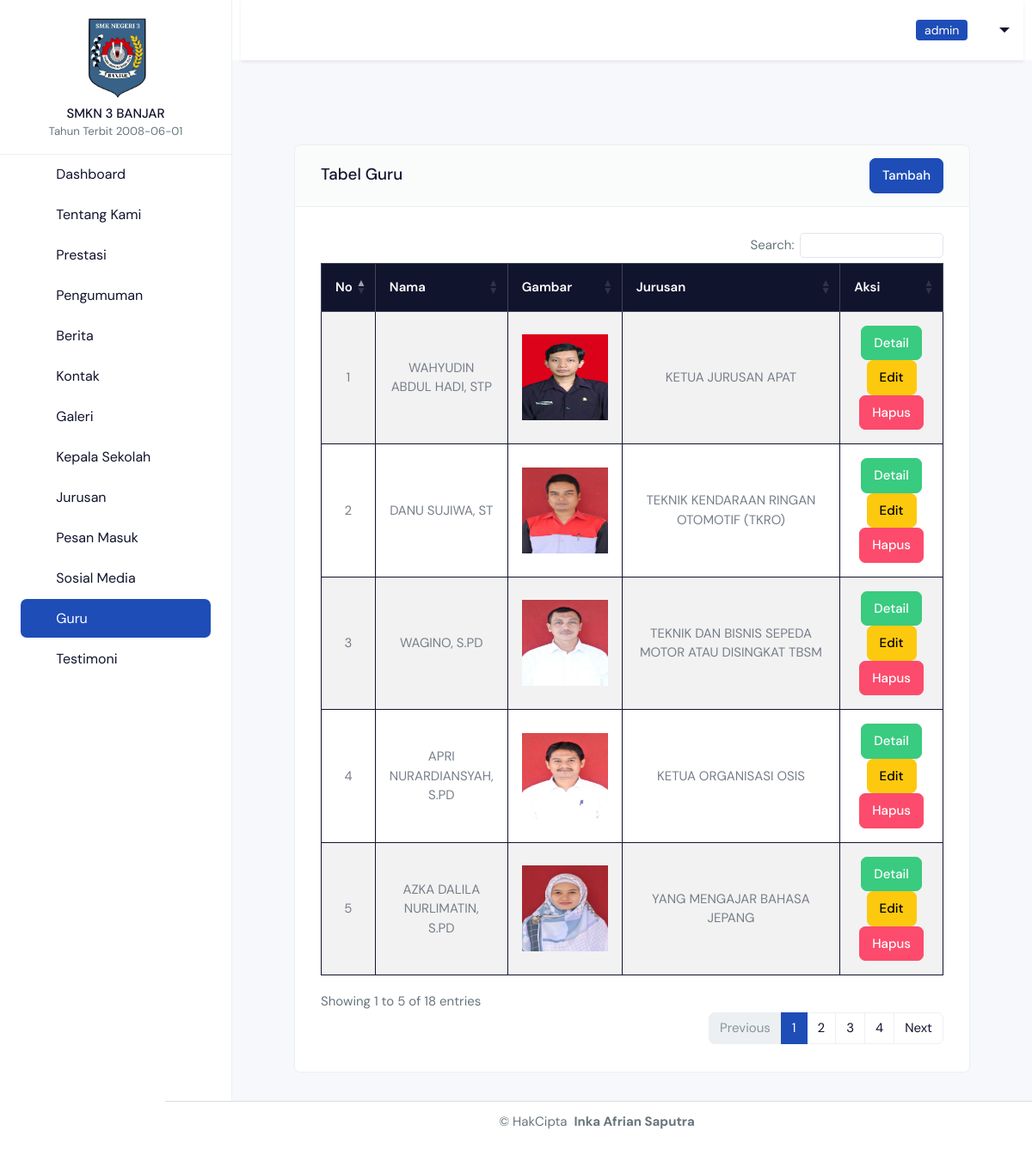
/backend/pages/teachers/index.php (signed in), run on the app's committed database.
### tables this page shows
CREATE TABLE `abouts` (
  `id` bigint NOT NULL,
  `school_name` varchar(255) NOT NULL,
  `school_logo` text NOT NULL,
  `school_banner` varchar(200) NOT NULL,
  `school_video` varchar(255) DEFAULT NULL,
  `school_tagline` varchar(255) NOT NULL,
  `school_description` text NOT NULL,
  `since` date NOT NULL,
  `alamat` varchar(255) NOT NULL
);

CREATE TABLE `teachers` (
  `id` bigint NOT NULL,
  `teachers_name` varchar(255) NOT NULL,
  `teachers_photo` text NOT NULL,
  `teachers_major` text NOT NULL,
  `gender` enum('Laki-laki','Perempuan') DEFAULT NULL
);

### backend/pages/teachers/index.php (the view, shortened to what this page needs)
<?php
include '../../partials/header.php';
include '../../partials/sidebar.php';
include '../../partials/navbar.php';
$qabout = "SELECT * FROM teachers";
$result = mysqli_query($connect, $qabout) or die(mysqli_error($connect));
?>
      <div id="layoutSidenav_content">
                <main>
                    <div class="container-fluid px-4 mt-5">
                        <div class="card mb-4">
                            <div class="card-header d-flex align-item-center justify-content-between">
                                <h5 class="mt-2">Tabel Guru</h5>
                            <a href="./create.php" class="btn btn-primary">Tambah</a>
                            </div>
                            <div class="card-body">
                               <table class="table table-bordered border-dark text-center align-middle table-striped">
                              <thead class="table-dark">
                            <tr>
                                <th>No</th>
                                <th>Nama</th>
                                <th>Gambar</th>
                                <th>Jurusan</th>
                                <th>Aksi</th>
                            </tr>
                        </thead>
                        <tbody>
                            <?php
                              $no = 1;
                         if (mysqli_num_rows($result) > 0):
                                while($item = $result->fetch_object()):
                            ?>
                                <tr>
                                   <td><?= $no++?></td>
                                   <td class="text-uppercase" style="width: 20%;" ><?= $item->teachers_name?></td>
                                   <td>
                                       <img src="../../../storages/teachers/<?=$item->teachers_photo?>"
                                       alt="gambar" width="100" height="100">
                                    </td>
                                    <td class="text-uppercase" style="width: 35%;" ><?= $item->teachers_major?></td>
                                     <td>
                                        <a href="./detail.php?id=<?= $item->id ?>" class="btn btn-success">Detail</a>
                                        <a href="./edit.php?id=<?= $item->id ?>" class="btn btn-warning">Edit</a>
                                         <?php if (isset($_SESSION['user_role']) && $_SESSION['user_role'] === 'admin'): ?>
                            <a href="../../action/teachers/delete.php?id=<?= $item->id ?>" class="btn btn-danger" onclick="return confirm('apakah anda yakin?')">Hapus</a>
                        <?php endif; ?>
                                    </td>
                                </tr>
                               <?php
                          endwhile;
                            else:
                            ?>
                            <tr>
                                <td colspan="5">Data tidak ditemukan</td>
                            </tr>
                            <?php endif; ?>
                        </tbody>
                    </table>
                </div>
            </div>
        </div>
<?php
    include '../../partials/footer.php';
    include '../../partials/script.php';
?>

### backend/partials/sidebar.php (shortened to what this page needs)
<?php
$userRole = isset($_SESSION['user_role']) ? strtolower($_SESSION['user_role']) : null;
$qAbouts = "SELECT * FROM abouts LIMIT 1";
$result = mysqli_query($connect, $qAbouts) or die(mysqli_error($connect));
$item = $result->fetch_object();
?>
<body class="d-flex flex-column min-vh-100">
  <div class="page-wrapper" id="main-wrapper" data-layout="vertical" data-navbarbg="skin6" data-sidebartype="full"
    data-sidebar-position="fixed" data-header-position="fixed">
    <aside class="left-sidebar flex-shrink-0">
      <div>
        <div class="text-center py-3 border-bottom">
            <img src="../../../storages/about/<?= $item->school_logo ?>"
                alt="Logo Sekolah"
                class="img-fluid mb-2"
                style="max-width: 80px; height: auto; object-fit: contain; background: transparent;">
            <h6 class="text-dark fw-bold text-uppercase mb-0"><?= $item->school_name ?></h6>
            <small class="text-dark-50">Tahun Terbit <?= $item->since ?></small>
        </div>
        <nav class="sidebar-nav scroll-sidebar" data-simplebar="">
          <ul id="sidebarnav">
           <li class="sidebar-item">
  <a class="sidebar-link"  href="../dashboard/index.php">
    <i class="ti ti-layout-dashboard"></i>
    <span class="hide-menu">Dashboard</span>
  </a>
</li>
<?php if ($userRole === 'admin'): ?>
<li class="sidebar-item">
   <a class="sidebar-link  <?= ($current_dir == 'about') ? 'active' : '' ?>" href="../about/index.php">
    <i class="ti ti-info-circle"></i>
    <span class="hide-menu">Tentang Kami</span>
  </a>
</li>
<?php endif; ?>
<li class="sidebar-item">
  <a class="sidebar-link  <?= ($current_dir == 'achievement') ? 'active' : '' ?>" href="../achievement/index.php">
    <i class="ti ti-trophy"></i>
    <span class="hide-menu">Prestasi</span>
  </a>
</li>
<li class="sidebar-item">
  <a class="sidebar-link  <?= ($current_dir == 'announcements') ? 'active' : '' ?>" href="../announcements/index.php">
    <i class="ti ti-speakerphone"></i>
    <span class="hide-menu">Pengumuman</span>
  </a>
</li>
<li class="sidebar-item">
  <a class="sidebar-link  <?= ($current_dir == 'blog') ? 'active' : '' ?>" href="../blog/index.php">
    <i class="ti ti-notebook"></i>
    <span class="hide-menu">Berita</span>
  </a>
</li>
<?php if ($userRole === 'admin'): ?>
<li class="sidebar-item">
  <a class="sidebar-link  <?= ($current_dir == 'contact') ? 'active' : '' ?>" href="../contact/index.php">
    <i class="ti ti-phone"></i>
    <span class="hide-menu">Kontak</span>
  </a>
</li>
<?php endif; ?>
<li class="sidebar-item">
  <a class="sidebar-link  <?= ($current_dir == 'galleries') ? 'active' : '' ?>" href="../galleries/index.php">
    <i class="ti ti-photo"></i>
    <span class="hide-menu">Galeri</span>
  </a>
</li>
<?php if ($userRole === 'admin'): ?>
  <li class="sidebar-item">
    <a class="sidebar-link  <?= ($current_dir == 'headmasters') ? 'active' : '' ?>" href="../headmasters/index.php">
      <i class="ti ti-school"></i>
      <span class="hide-menu">Kepala Sekolah</span>
    </a>
  </li>
<?php endif; ?>
<?php if ($userRole === 'admin'): ?>
  <li class="sidebar-item ">
    <a class="sidebar-link  <?= ($current_dir == 'majors') ? 'active' : '' ?>" href="../majors/index.php">
      <i class="ti ti-books"></i>
      <span class="hide-menu">Jurusan</span>
    </a>
  </li>
<?php endif; ?>
<li class="sidebar-item">
  <a class="sidebar-link  <?= ($current_dir == 'message') ? 'active' : '' ?>" href="../message/index.php">
    <i class="ti ti-message-circle"></i>
    <span class="hide-menu">Pesan Masuk</span>
  </a>
</li>
<?php if ($userRole === 'admin'): ?>
<li class="sidebar-item">
  <a class="sidebar-link  <?= ($current_dir == 'social_media') ? 'active' : '' ?>" href="../social_media/index.php">
    <i class="ti ti-brand-facebook"></i>
    <span class="hide-menu">Sosial Media</span>
  </a>
</li>
<?php endif; ?>
<?php if ($userRole === 'admin'): ?>
<li class="sidebar-item">
  <a class="sidebar-link  <?= ($current_dir == 'teachers') ? 'active' : '' ?>" href="../teachers/index.php">
    <i class="ti ti-user"></i>
    <span class="hide-menu">Guru</span>
  </a>
</li>
<?php endif; ?>
<li class="sidebar-item">
  <a class="sidebar-link  <?= ($current_dir == 'testimonials') ? 'active' : '' ?>" href="../testimonials/index.php">
    <i class="ti ti-quote"></i>
    <span class="hide-menu">Testimoni</span>
  </a>
</li>
          </ul>
        </nav>
      </div>
    </aside>

### data on the page
abouts: school_logo (picture), school_name "SMKN 3 BANJAR", since "2008-06-01"
teachers: teachers_name "WAHYUDIN ABDUL HADI, STP", teachers_photo (picture), teachers_major "KETUA JURUSAN APAT"
teachers: teachers_name "DANU SUJIWA, ST", teachers_photo (picture), teachers_major "TEKNIK KENDARAAN RINGAN OTOMOTIF (TKRO)"
teachers: teachers_name "WAGINO, S.PD", teachers_photo (picture), teachers_major "TEKNIK DAN BISNIS SEPEDA MOTOR ATAU DISINGKAT TBSM"
teachers: teachers_name "APRI NURARDIANSYAH, S.PD", teachers_photo (picture), teachers_major "KETUA ORGANISASI OSIS"
teachers: teachers_name "AZKA DALILA NURLIMATIN, S.PD", teachers_photo (picture), teachers_major "YANG MENGAJAR BAHASA JEPANG"

### other printed values
$_SESSION['user_role'] "admin"
